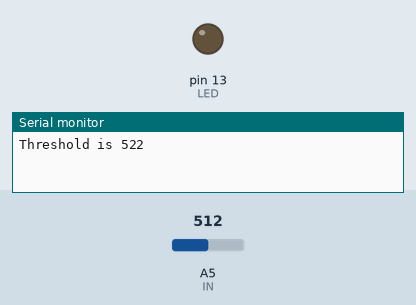
Bench run of a sketch on a simulated Arduino Uno, built with avr-gcc and run on an emulated ATmega328P. On the bench: output pins drawn as LEDs (lit = HIGH), the last lines printed to the serial monitor. The test bench sets the inputs (shaded band); at power-on: A5 (IN) = 512.

Above: at 3.2 s.
3.3 s: A5 (IN) set to 541
At 4.5 s:
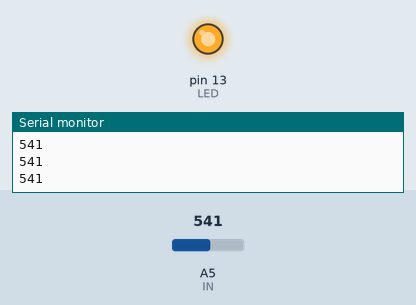
4.8 s: A5 (IN) set to 511
At 5.9 s:
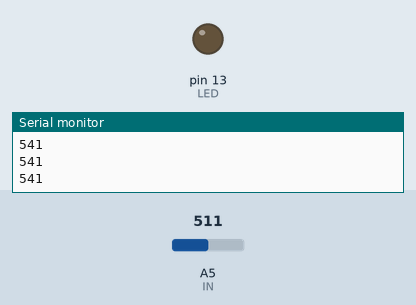
6.3 s: A5 (IN) set to 716
At 6.9 s:
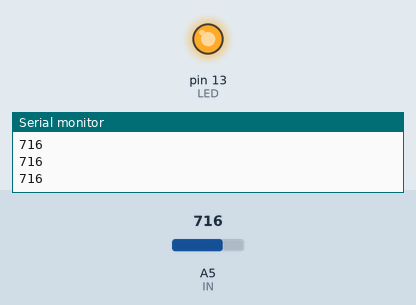
Timing chart, 0 to 9.3 s (numbered marks = the images above; inputs shaded):
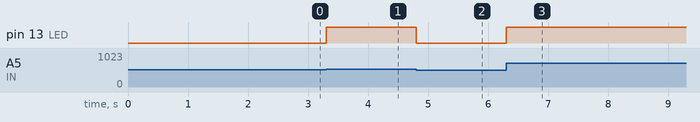

The sketch:

listing-2-RF_Detector.ino
```cpp
#define IN 5
#define LED 13

// take out all Serial IO after debugging

int threshold = 0;

void setup() {
  Serial.begin(9600);
  pinMode(LED, OUTPUT);

  // Set up for 1.1v internal reference, to be most sensitive.
  // Ground the ADC input through a 10 meg-ohm resistor.
  analogReference(INTERNAL);

  // Calculate current max value of RF field.
  for (int i = 0; i < 100; i++) {
    threshold = max(threshold, analogRead(IN));
    delay(20);
  }
  threshold += 10;
  Serial.print("Threshold is ");
  Serial.println(threshold);
}

void loop() {

  int x = analogRead(IN);
  if (x > threshold) {
    digitalWrite(LED, HIGH);
    Serial.println(x);
  } else {
    digitalWrite(LED, LOW);
  }

}
```

Measured:
- the behaviour switches between 522 and 523 on A5 (IN) (found by bisection; images 0 and 1)
- after the input at 3.3 s, pin 13 (LED): LOW → HIGH at once
- after the input at 4.8 s, pin 13 (LED): HIGH → LOW at once
- after the input at 6.3 s, pin 13 (LED): LOW → HIGH at once
